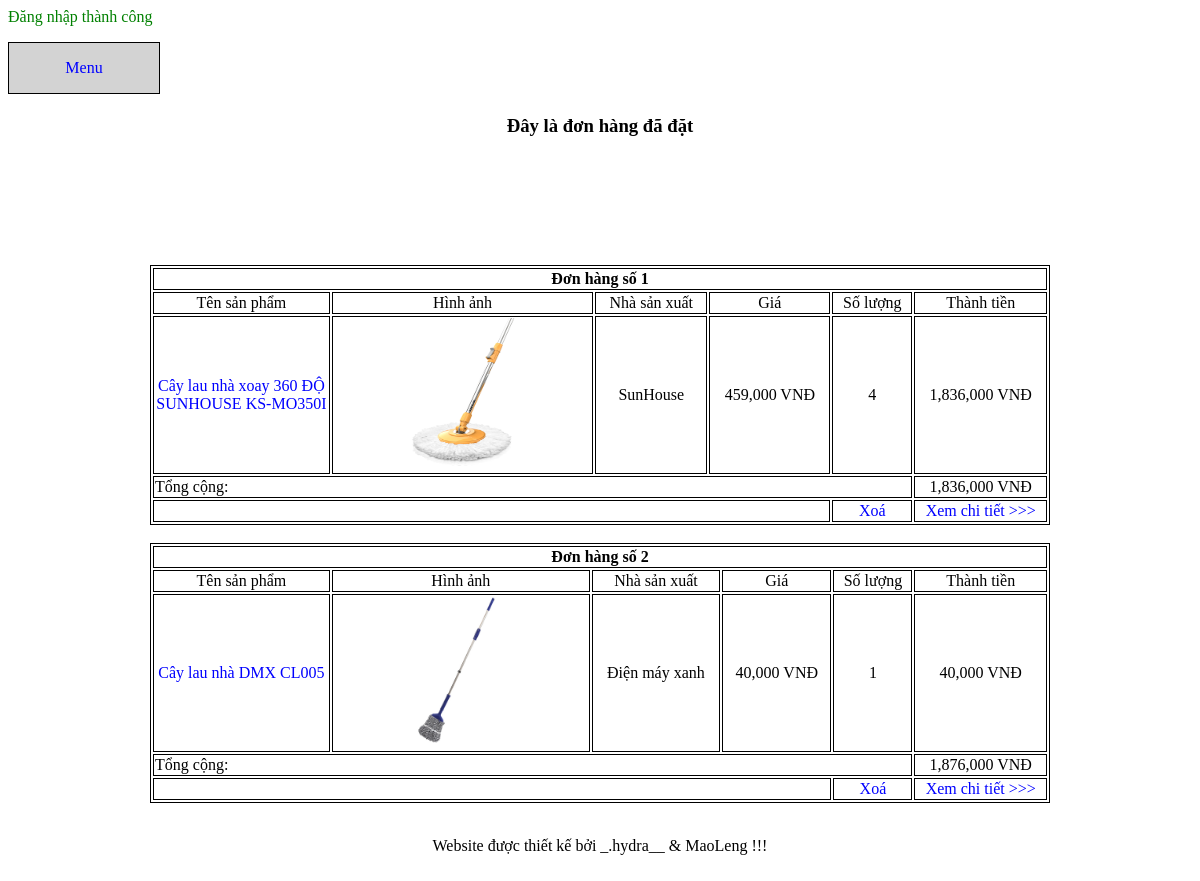
The app's page /order.php (signed in) with its own data.
### tables this page shows
CREATE TABLE `receipts` (
  `id` int NOT NULL,
  `customer_id` int NOT NULL,
  `order_time` varchar(30) DEFAULT NULL,
  `receiver_name` varchar(50) DEFAULT NULL,
  `receiver_phone` varchar(20) DEFAULT NULL,
  `receiver_address` text,
  `note` text,
  `status` int NOT NULL,
  `total_price` int NOT NULL
);

CREATE TABLE `receipt_detail` (
  `receipt_id` int NOT NULL,
  `product_id` int NOT NULL,
  `quantity` tinyint NOT NULL
);

CREATE TABLE `products` (
  `id` int NOT NULL,
  `name` varchar(200) NOT NULL,
  `description` text NOT NULL,
  `price` int NOT NULL,
  `image` varchar(200) NOT NULL,
  `manufacturer_id` int NOT NULL
);

CREATE TABLE `manufacturers` (
  `id` int NOT NULL,
  `name` varchar(200) NOT NULL,
  `address` varchar(200) NOT NULL,
  `phone` varchar(15) NOT NULL,
  `image` varchar(200) NOT NULL
);

### order.php (the view, shortened to what this page needs)
<!DOCTYPE html>
<html>
<head>
</head>
<body>
	<?php
	require 'announce.php';
	$total = 0;
	?>
	<div id="div_tong">
		<?php require 'menu.php'; ?>
		<div id="div_tren">
			<h3>
				Đây là đơn hàng đã đặt
			</h3>
		</div>
		<div id="div_giua" >
			<?php
			require 'connect.php';
			$customer_id = $_SESSION['customer_id'];
			$sql = "select * from receipts where customer_id = '$customer_id' and status = '2'";
			$result = mysqli_query($connect,$sql);
			$rows = mysqli_num_rows($result);
			if ($rows == 0) {
				?>
				<h4 class="center">
					Không có đơn hàng !!
				</h4>
				<?php
			} else {
				$num = 0;
				foreach ($result as $receipt):
					$num ++;
					$receipt_id = $receipt['id'];
					$sql = "select
					receipt_detail.*,
					products.name as name,
					products.price as price,
					products.image as image,
					manufacturers.name as manufacturer_name
					from receipt_detail
					join products on products.id = receipt_detail.product_id
					join manufacturers on manufacturers.id = products.manufacturer_id
					where receipt_id = '$receipt_id'";
					$result = mysqli_query($connect,$sql);
					?>
					<table class="border" width="900px">
						<tr>
							<th colspan="6">
								<?php echo "Đơn hàng số " . $num ?>
							</th>
						</tr>
						<tr>
							<td width="20%">
								Tên sản phẩm
							</td>
							<td>
								Hình ảnh
							</td>
							<td>
								Nhà sản xuất
							</td>
							<td>
								Giá
							</td>
							<td>
								Số lượng
							</td>
							<td width="15%">
								Thành tiền
							</td>
						</tr>
						<?php
						foreach ($result as $each):
							$sum = $each['price'] * $each['quantity'];
							?>
							<tr>
								<td>
									<a href="product_detail.php?id=<?php echo $each['id'] ?>">
										<?php echo $each['name'] ?>
									</a>
								</td>
								<td>
									<img width="200px" height="150px" src="admin/products/<?php echo $each['image']; ?>">
								</td>
								<td>
									<?php echo $each['manufacturer_name'] ?>
								</td>
								<td>
									<?php echo number_format($each['price']) ?> VNĐ
								</td>
								<td>
									<?php echo $each['quantity'] ?>
								</td>
								<td>
									<?php echo number_format($sum)?> VNĐ
								</td>
							</tr>
							<?php
							$total +=  $sum;
							?>
						<?php endforeach ?>
						<tr>
							<td colspan="5" class="left" >
								Tổng cộng:
							</td>
							<td>
								<?php
								echo number_format($total ) . " VNĐ";
								?>
							</td>
						</tr>
						<tr>
							<td colspan="4">
							</td>
							<td>
								<a href="delete_order.php">
									Xoá
								</a>
							</td>
							<td>
								<a href="order_detail.php">
									Xem chi tiết >>>
								</a>
							</td>
						</tr>
					</table>
					<br>
					<?php
				endforeach;
			} ?>
		</div>
		<div id="div_duoi">
			<?php
			require 'footer.php';
			?>
		</div>
	</div>
</body>
</html>

### announce.php (shortened to what this page needs)
	<?php
if (isset($_SESSION['success'])) {
	?>
	<span class="success">
		<?php echo $_SESSION['success'] ?>
	</span>
	<?php
}
?>

### menu.php (shortened to what this page needs)
<ul>
	<li>
		<a href="#">
			<p>
				Menu
			</p>
		</a>
	</li>
</ul>
<br>
<br>
<br>

### footer.php
<p>
	Website được thiết kế bởi _.hydra__ & MaoLeng !!!
</p>

### order.php (style rules this page uses)
th, td { border: 1px solid black; text-align: center; }

### menu.php (style rules this page uses)
a { text-decoration: none; }
a:link { color: blue; }
ul { list-style-type: none; padding: 0; }
ul li { float: left; position: relative; background: lightgray; width: 150px; border: 1px solid black; height: 50px; }
#div_tong { min-height: 800px; max-height: 6000px; position: relative; }
#div_tren { text-align: center; height: 150px; }
#div_giua { min-height: 500px; max-height: 4900px; }
#div_duoi { height: 100px; text-align: center; position: relative; bottom: 0px; }
p { text-align: center; }
.left { text-align: left; }
.border { border: 1px solid black; }
table { margin: auto ; }
.success { color: green; }

### records on screen
receipts: total "1,836,000"
receipt_detail: product.name "Cây lau nhà xoay 360 ĐỘ SUNHOUSE KS-MO350I", product.image (picture), manufacturers.name "SunHouse", product.price "459,000", quantity "4", sum "1,836,000"
receipts: total "1,876,000"
receipt_detail: product.name "Cây lau nhà DMX CL005", product.image (picture), manufacturers.name "Điện máy xanh", product.price "40,000", quantity "1", sum "40,000"

### other values on screen
$_SESSION['success'] "Đăng nhập thành công"
